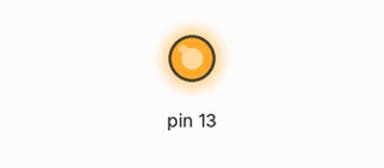
Bench run of a sketch on a simulated Arduino Uno, built with avr-gcc and run on an emulated ATmega328P. Parts: output pins drawn as LEDs (lit = HIGH).

Above: at 0.1 s.
At 36.1 s:
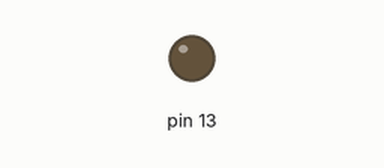
Timing chart, 0 to 37.6 s (numbered marks = the images above):
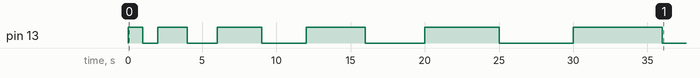

Measured:
- by itself, pin 13: LOW → HIGH at 0.00 s, → LOW 1.0 s later, → HIGH 1.0 s later, → LOW 2.0 s later, … (12 changes in this stretch)

The sketch:

1_led_interno.ino
```cpp
//LED INTERNO
int i = 1;
int un_segundo = 1000;

void setup() {
 pinMode(13, OUTPUT);
}

void loop() {
  digitalWrite(13, HIGH);
  delay((un_segundo * i));
  digitalWrite(13, LOW);
  delay((un_segundo * i));
  i++;
}
```
